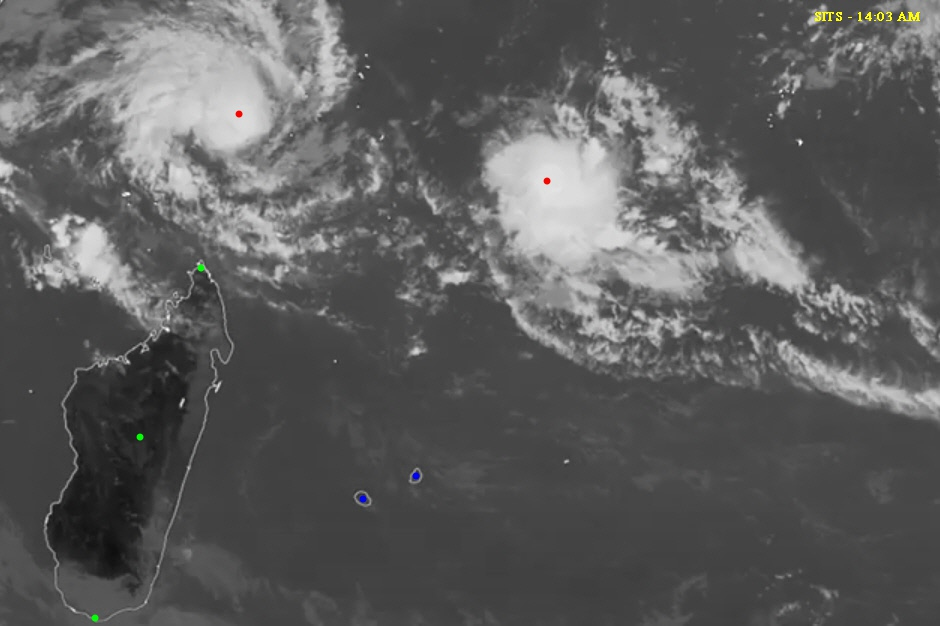
#> input picture Assignment 1/Images/1.jpg, 940 x 626 px, found by its file name
$ jupyter execute cycloneanalyzer.ipynb
#> lines starting #> are read from the running program, lines starting #| are printed output that depends on the picture; long printed decimals are rounded
# EE604 Image Processing
## Cyclone Analyser (Q3)

*Shambhavi Sabharwal 200914*

[cell 1]
from PIL import Image
import cv2
import numpy as np
import matplotlib.pyplot as plt

##  Read the images using cv2

[cell 2]
#Read and plot Image 1
img1 = cv2.imread('1.jpg')
#> img1 is the input picture: shape (626, 940, 3); mean B, G, R 92.6, 92.7, 92.7
img1 = cv2.cvtColor(img1, cv2.COLOR_BGR2RGB)
img1=np.asarray(img1)
img1=img1.astype(np.int32)
plt.figure(figsize=(15,15))
plt.imshow(img1);

[cell 3]
#Read and plot Image 2
img2 = cv2.imread('2.jpg')
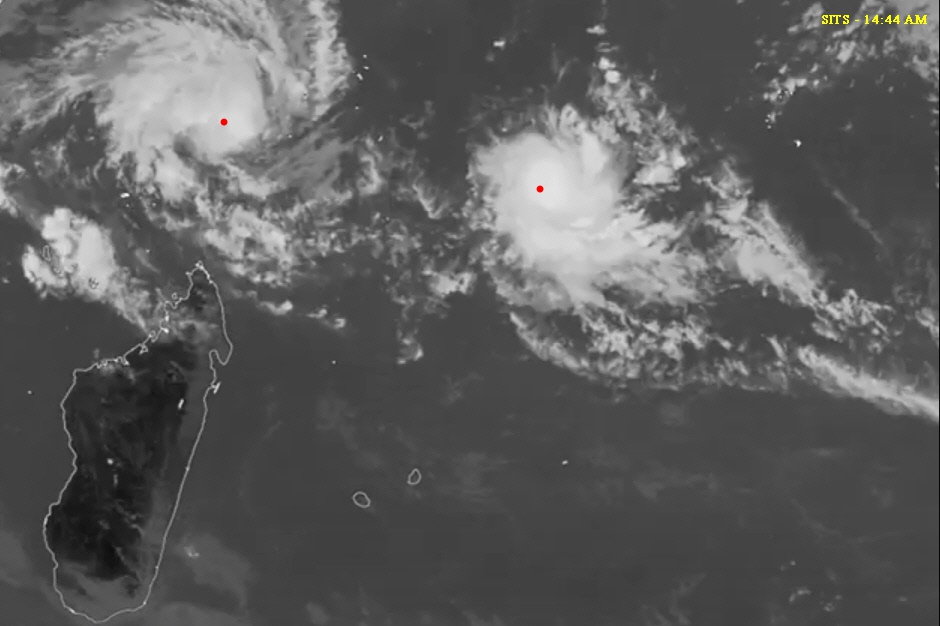
#> input picture Assignment 1/Images/2.jpg, 940 x 626 px, found by its file name
#> img2 is the input picture: shape (626, 940, 3); mean B, G, R 92.9, 93.1, 93.1
img2 = cv2.cvtColor(img2, cv2.COLOR_BGR2RGB)
img2=np.asarray(img2)
img2=img2.astype(np.int32)
plt.figure(figsize=(15,15))
plt.imshow(img2);

[cell 4]
#Read and plot Image 3
img3 = cv2.imread('3.jpg')
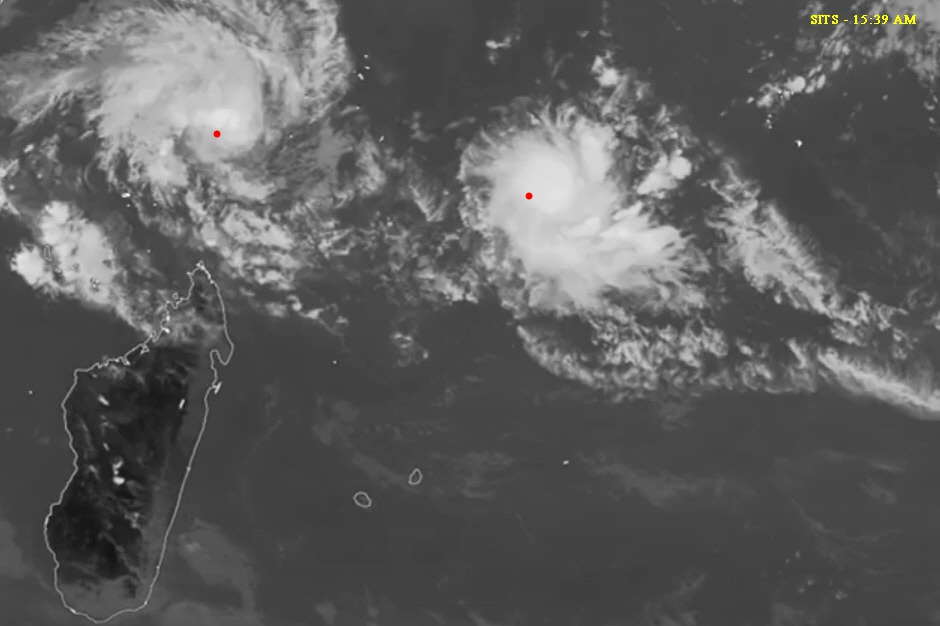
#> input picture Assignment 1/Images/3.jpg, 940 x 626 px, found by its file name
#> img3 is the input picture: shape (626, 940, 3); mean B, G, R 93.5, 93.6, 93.7
img3 = cv2.cvtColor(img3, cv2.COLOR_BGR2RGB)
img3=img3.astype(np.int32)
img3=np.asarray(img3)
plt.figure(figsize=(15,15))
plt.imshow(img3);

## Find coordinates of the various given points
To find the coordinates of a point, we iterate over a subsection (depending on the point required) of the matrix of the image to find pixels that have a very large difference between the colour channels, signifying the presence of a coloured pixel. Since each point contains many pixels, we take the average of all of them to find the center.

[cell 5]
#Find coordinates of eye of Belna in image 1
belna_1=[0,0]
count=0
height=img1.shape[0]
#> height = 626
width=img1.shape[1]
#> width = 940
for i in range(0,int(height/3)):
    for j in range(0,int(width/2)):
    #As the point is red, the value of the red channel will be much higher than others
        if((img1[i][j][0]-img1[i][j][1])>200):
            count=count+1
            belna_1[0]=belna_1[0]+i
            belna_1[1]=belna_1[1]+j
#> after the loop, belna_1 = [1816, 3816]; count = 16
belna_1[0]=belna_1[0]/count #Take average of pixels to find center
belna_1[1]=belna_1[1]/count
print(belna_1)
#| [113.5, 238.5]

[cell 6]
#Find coordinates of eye of Ambali in image 1
ambali_1=[0,0]
count=0
height=img1.shape[0]
width=img1.shape[1]
for i in range(0,int(height/2)):
    for j in range(int(width/2),int(width)):
    #As the point is red, the value of the red channel will be much higher than others
        if((img1[i][j][0]-img1[i][j][1])>200):
            count=count+1
            ambali_1[0]=ambali_1[0]+i
            ambali_1[1]=ambali_1[1]+j
#> after the loop, ambali_1 = [2888, 8744]; count = 16
ambali_1[0]=ambali_1[0]/count #Take average of pixels to find center
ambali_1[1]=ambali_1[1]/count
print(ambali_1)
#| [180.5, 546.5]

[cell 7]
#Find coordinates of eye of Belna in image 2
belna_2=[0,0]
count=0
height=img2.shape[0]
width=img2.shape[1]
for i in range(0,int(height/3)):
    for j in range(0,int(width/2)):
      #As the point is red, the value of the red channel will be much higher than others
        if((img2[i][j][0]-img2[i][j][1])>200):
            count=count+1
            belna_2[0]=belna_2[0]+i
            belna_2[1]=belna_2[1]+j
#> after the loop, belna_2 = [1944, 3576]; count = 16
belna_2[0]=belna_2[0]/count #Take average of pixels to find center
belna_2[1]=belna_2[1]/count
print(belna_2)
#| [121.5, 223.5]

[cell 8]
#Find coordinates of eye of Ambali in image 2
ambali_2=[0,0]
count=0
height=img2.shape[0]
width=img2.shape[1]
for i in range(0,int(height/2)):
    for j in range(int(width/2),int(width)):
      #As the point is red, the value of the red channel will be much higher than others
        if((img2[i][j][0]-img2[i][j][1])>200):
            count=count+1
            ambali_2[0]=ambali_2[0]+i
            ambali_2[1]=ambali_2[1]+j
#> after the loop, ambali_2 = [3207, 9172]; count = 17
ambali_2[0]=ambali_2[0]/count #Take average of pixels to find center
ambali_2[1]=ambali_2[1]/count
print(ambali_2)
#| [188.647, 539.529]

[cell 9]
#Find coordinates of eye of Belna in image 3
belna_3=[0,0]
count=0
height=img3.shape[0]
width=img3.shape[1]
for i in range(0,int(height/3)):
    for j in range(0,int(width/2)):
       #As the point is red, the value of the red channel will be much higher than others
        if((img3[i][j][0]-img3[i][j][1])>200):
            count=count+1
            belna_3[0]=belna_3[0]+i
            belna_3[1]=belna_3[1]+j
#> after the loop, belna_3 = [2403, 3902]
belna_3[0]=belna_3[0]/count #Take average of pixels to find center
belna_3[1]=belna_3[1]/count
print(belna_3)
#| [133.5, 216.778]

[cell 10]
#Find coordinates of eye of Ambali in image 3
ambali_3=[0,0]
count=0
height=img3.shape[0]
width=img3.shape[1]
for i in range(0,int(height/2)):
    for j in range(int(width/2),int(width)):
       #As the point is red, the value of the red channel will be much higher than others
        if((img3[i][j][0]-img3[i][j][1])>200):
            count=count+1
            ambali_3[0]=ambali_3[0]+i
            ambali_3[1]=ambali_3[1]+j
ambali_3[0]=ambali_3[0]/count #Take average of pixels to find center
ambali_3[1]=ambali_3[1]/count
print(ambali_3)
#| [195.5, 528.778]

[cell 11]
#Find coordinates of Reunion
reunion=[0,0]
count=0
height=img1.shape[0]
width=img1.shape[1]
for i in range(0,int(height)):
    for j in range(0,400):
      #As the point is blue, the value of the blue channel will be much higher than others
        if((img1[i][j][2]-img1[i][j][1])>200):
            count=count+1
            reunion[0]=reunion[0]+i
            reunion[1]=reunion[1]+j
reunion[0]=reunion[0]/count #Take average of pixels to find center
reunion[1]=reunion[1]/count
print(reunion)
#| [498.5, 362.5]

[cell 12]
#Find coordinates of Mauritius
mauritius=[0,0]
count=0
height=img1.shape[0]
width=img1.shape[1]
for i in range(0,int(height)):
    for j in range(400,int(width)):
      #As the point is blue, the value of the blue channel will be much higher than others
        if((img1[i][j][2]-img1[i][j][1])>200):
            count=count+1
            mauritius[0]=mauritius[0]+i
            mauritius[1]=mauritius[1]+j
mauritius[0]=mauritius[0]/count #Take average of pixels to find center
mauritius[1]=mauritius[1]/count
print(mauritius)
#| [475.4, 415.6]

[cell 13]
#Find coordinates of Antsiranana
ants=[0,0]
count=0
height=img1.shape[0]
width=img1.shape[1]
for i in range(0,300):
    for j in range(0,int(width)):
       #As the point is green, the value of the green channel will be much higher than others
        if((img1[i][j][1]-img1[i][j][0])>200):
            count=count+1
            ants[0]=ants[0]+i
            ants[1]=ants[1]+j
ants[0]=ants[0]/count #Take average of pixels to find center
ants[1]=ants[1]/count
print(ants)

[cell 14]
#Find coordinates of Antananarivo
anta=[0,0]
count=0
height=img1.shape[0]
width=img1.shape[1]
for i in range(300,500):
    for j in range(0,int(width)):
      #As the point is green, the value of the green channel will be much higher than others
        if((img1[i][j][1]-img1[i][j][0])>200):
            count=count+1
            anta[0]=anta[0]+i
            anta[1]=anta[1]+j
anta[0]=anta[0]/count #Take average of pixels to find center
anta[1]=anta[1]/count
print(anta)

[cell 15]
#Find coordinates of Benonoka
beno=[0,0]
count=0
height=img1.shape[0]
width=img1.shape[1]
for i in range(500,int(height)):
    for j in range(0,int(width)):
      #As the point is green, the value of the green channel will be much higher than others
        if((img1[i][j][1]-img1[i][j][0])>200):
            count=count+1
            beno[0]=beno[0]+i
            beno[1]=beno[1]+j
beno[0]=beno[0]/count #Take average of pixels to find center
beno[1]=beno[1]/count
print(beno)
#| [617.471, 94.647]

## Calculating the scaling factors to calculate distances
First we find the line that divides the blue points and green points in half. Points to the left of this seperator line will have the scaling factor from the green points as they are closer to them and points to the right of this seperator line will have the scaling factor from the blue points as those are closer.

To find the seperator line, we find the midpoint of the blue points and that of the green points and then furthur take their midpoint.
To calculate the scaling factor, we divide the real given distance by the euclidean distance between the given points.

[cell 16]
#Midpoint of Mauritius and Reunion
mid_mau_reu=[0,0]
mid_mau_reu[0]=(reunion[0]+mauritius[0])/2
mid_mau_reu[1]=(reunion[1]+mauritius[1])/2

[cell 17]
#Midpoint Benonoka and Antsiranana
mid_ants_beno=[0,0]
mid_ants_beno[0]=(ants[0]+beno[0])/2
mid_ants_beno[1]=(ants[1]+beno[1])/2

[cell 18]
#Midpoint of the midpoints of blue and green points
#The seperator line will have equation y=sep_linene
sep_line=[0,0]
sep_line[0]=(mid_mau_reu[0]+mid_ants_beno[0])/2
sep_line[1]=(mid_mau_reu[1]+mid_ants_beno[1])/2
print(sep_line[1])
#| 268.349

[cell 19]
#Scaling factor for the left half of the seperator line
x=(ants[0]-beno[0])*(ants[0]-beno[0])+(ants[1]-beno[1])*(ants[1]-beno[1])
x=np.sqrt(x)
print(x)
#| 365.643
left_ratio=1500/x
print(left_ratio)
#| 4.102

[cell 20]
#Scaling factor for the right half of the seperator line
x=(reunion[0]-mauritius[0])*(reunion[0]-mauritius[0])+(reunion[1]-mauritius[1])*(reunion[1]-mauritius[1])
x=np.sqrt(x)
print(x)
#| 57.907
right_ratio=250/x
print(right_ratio)
#| 4.317

## Calculation of velocity of the cyclones
The velocity of a cyclone is calculated by first finding the distance between the location of the eye at time step 1 and at time step 2. Then we divide by the time between the two time steps.

[cell 21]
#Velocity of cyclone belna
belna_dst=(belna_2[0]-belna_3[0])*(belna_2[0]-belna_3[0])+(belna_2[1]-belna_3[1])*(belna_2[1]-belna_3[1])
belna_dst=np.sqrt(belna_dst)*left_ratio
time=55
b_v=(belna_dst*60)/time #Convert to kmph
print(b_v)
#| 61.556

[cell 22]
#Velocity of cyclone Ambali
ambali_dst=(ambali_2[0]-ambali_3[0])*(ambali_2[0]-ambali_3[0])+(ambali_2[1]-ambali_3[1])*(ambali_2[1]-ambali_3[1])
ambali_dst=np.sqrt(ambali_dst)*right_ratio
time=55
a_v=(ambali_dst*60)/time #Convert to kmph
print(a_v)
#| 60.049

## Calculating and plotting trajectories of Ambali and Belna
Assuming the trajectory to be linear, we can assume the trajectory of a cyclone to be the line passing through the location of their eyes at time step 1 and time step 2.

[cell 23]
#Line of trajectory for Belna
belna_slope=(belna_3[1]-belna_2[1])/(belna_3[0]-belna_2[0])
belna_int=-belna_2[0]*belna_slope+belna_2[1]
print(belna_slope)
#| -0.5602
print(belna_int)
#| 291.563

[cell 24]
#Line of trajectory for Ambali
ambali_slope=(ambali_3[1]-ambali_2[1])/(ambali_3[0]-ambali_2[0])
ambali_int=-ambali_2[0]*ambali_slope+ambali_2[1]
print(ambali_slope)
#| -1.569
print(ambali_int)
#| 835.499

[cell 25]
#Find the Intersection of the two trajectories/ coordinates of apojuncture
inter=[0,0]
inter[0]=(ambali_int-belna_int)/(belna_slope-ambali_slope)
inter[1]=inter[0]*ambali_slope+ambali_int
print(inter)
#| [539.233, -10.508]

[cell 26]
x=np.linspace(0,1000,100)
mid_y=np.ones(100)*sep_line[1]

[cell 27]
# Plot trajectories on image
# Red-> Trajectory of Belna
# Blue -> Trajectory of ambali
plt.figure(figsize=(10,10))
plt.plot(belna_slope*x+belna_int,x,'r')
plt.plot(ambali_slope*x+ambali_int,x,'b')
plt.plot(mid_y,x,'y')
plt.imshow(img1)
plt.show()
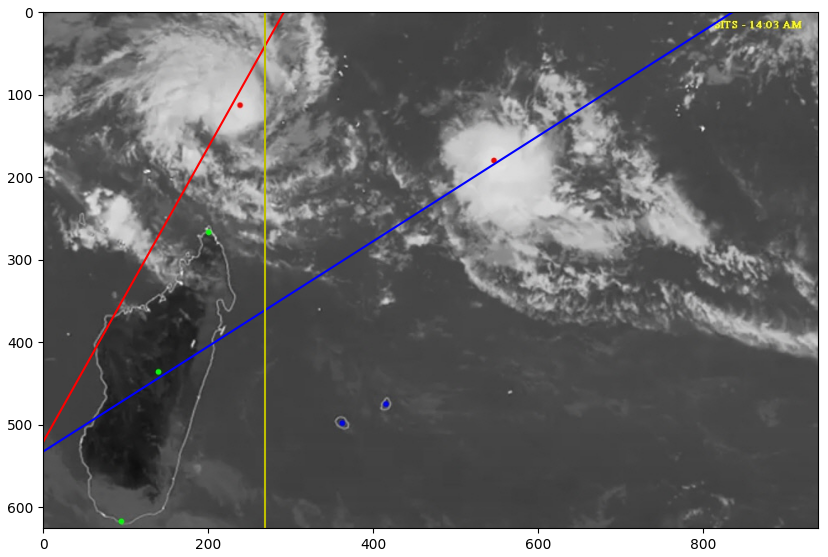
#> figure drawn by matplotlib, 1 panel

## Seperation from apojuncture and time required for the cyclones to reach there
We simply use euclidean distance to find the distance between apojuncture and capital city Antanarivo

[cell 28]
# Distance of Apojuncture from capital city Antananarivo
atr_dst=(inter[1]-anta[1])*(inter[1]-anta[1])+(inter[0]-anta[0])*(inter[0]-anta[0])
atr_dst=np.sqrt(atr_dst)
atr_dst=atr_dst*left_ratio
print(atr_dst)
#| 745.225

[cell 29]
# Time Belna will take to reach apojuncture
bel_dst=(inter[1]-belna_3[1])*(inter[1]-belna_3[1])+(inter[0]-belna_3[0])*(inter[0]-belna_3[0])
bel_dst=np.sqrt(bel_dst)
bel_dst=bel_dst*left_ratio
bel_time=bel_dst/b_v
print(bel_time)
#| 30.994

[cell 30]
#Time Ambali will take to reach apojuncture
sep_y=sep_line[0]*ambali_slope+ambali_int
sep_x=sep_line[0]

d1=bel_dst=(sep_y-ambali_3[1])*(sep_y-ambali_3[1])+(sep_x-ambali_3[0])*(sep_x-ambali_3[0])
d1=np.sqrt(d1)
d1=d1*right_ratio
t1=d1/a_v

d2=bel_dst=(sep_y-inter[1])*(sep_y-inter[1])+(sep_x-inter[0])*(sep_x-inter[0])
d2=np.sqrt(d2)
d2=d2*left_ratio
t2=d2/a_v

ambali_time=t1+t2
print(ambali_time)
#| 45.483

## Results and Forecast
#### Distance from Capital City (Antananarivo) to Apojuncture is
759.65 Km

[cell 31]
print(atr_dst)
#| 745.225

#### Time to reach Apojuncture
Belna will reach Apojuncture in 30.7 hrs after latest image

Ambali will reach Apojuncture in 44.9 hrs after latest image

[cell 32]
print(bel_time)
#| 30.994
print(ambali_time)
#| 45.483
